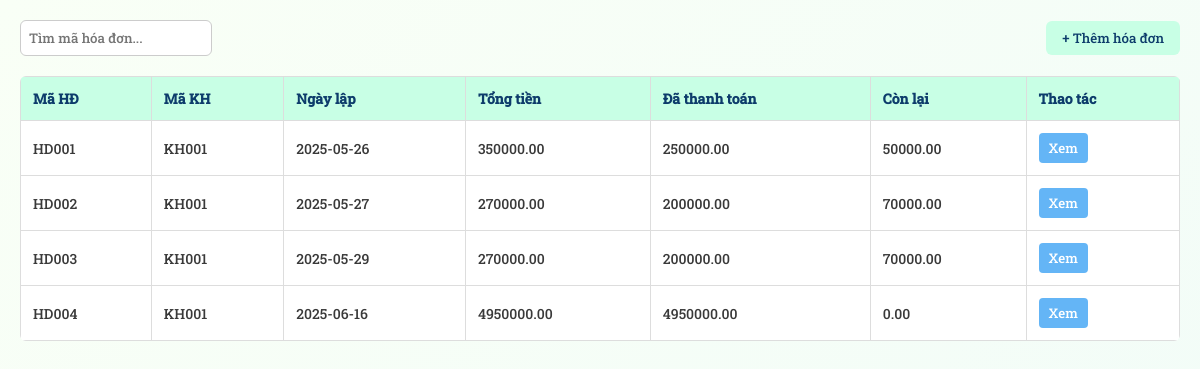
/admin/Order/orders.php (signed in), run on an earlier commit of the app's database.
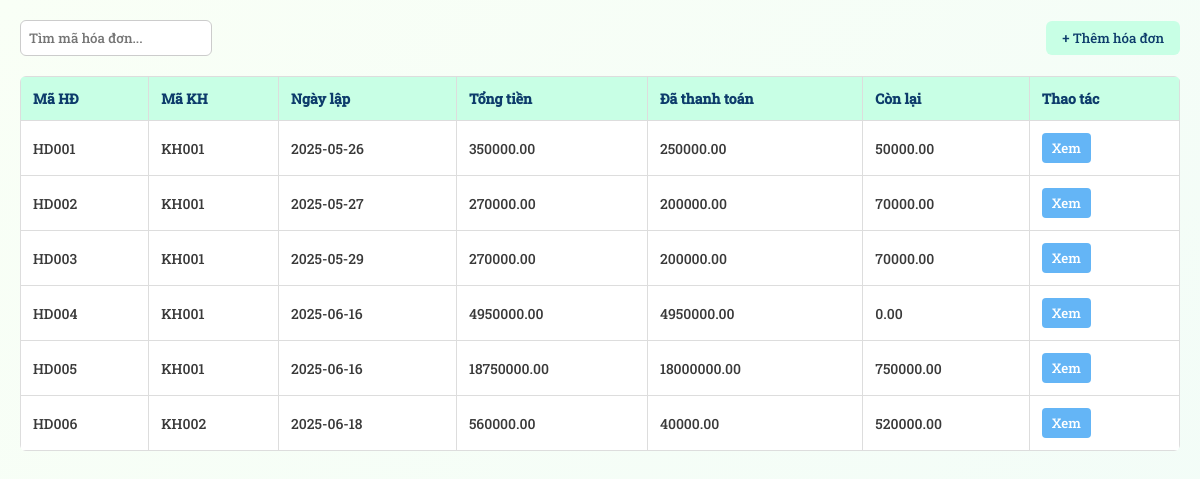
And on a later commit of the database.
### tables this page shows
CREATE TABLE `hoadon` (
  `MaHD` varchar(10) NOT NULL,
  `MaKH` varchar(10) NOT NULL,
  `NgayLap` date NOT NULL DEFAULT curdate(),
  `TongTien` decimal(20,2) NOT NULL,
  `TienTra` decimal(20,2) NOT NULL,
  `TienNo` decimal(20,2) NOT NULL
);

### admin/Order/orders.php (the view, shortened to what this page needs)
<?php
include __DIR__ . '/../../connect.php';
$result = $mysqli->query("SELECT * FROM hoadon");
?>
<!DOCTYPE html>
<html lang="vi">
<head>
  <link rel="stylesheet" href="https://cdn.jsdelivr.net/npm/choices.js/public/assets/styles/choices.min.css">
  <link rel="stylesheet" href="../../assets/style.css" type="text/css">
</head>
<body>
  <div class="main-content">
    <div class="header">
      <div class="search-filter">
        <input type="text" id="timMaHD" name="mahd" placeholder="Tìm mã hóa đơn...">
      </div>
      <button class="add-button" onclick="createNewOrder()">+ Thêm hóa đơn</button>
    </div>
    <table id="orderTable">
      <thead>
        <tr>
          <th>Mã HĐ</th>
          <th>Mã KH</th>
          <th>Ngày lập</th>
          <th>Tổng tiền</th>
          <th>Đã thanh toán</th>
          <th>Còn lại</th>
          <th>Thao tác</th>
        </tr>
      </thead>
      <tbody>
        <?php while($theOrder = $result->fetch_assoc()): ?>
        <tr>
          <td><?= htmlspecialchars($theOrder['MaHD']) ?></td>
          <td><?= htmlspecialchars($theOrder['MaKH']) ?></td>
          <td><?= htmlspecialchars($theOrder['NgayLap']) ?></td>
          <td><?= htmlspecialchars($theOrder['TongTien']) ?></td>
          <td><?= htmlspecialchars($theOrder['TienTra']) ?></td>
          <td><?= htmlspecialchars($theOrder['TienNo']) ?></td>
          <td class="action-buttons">
            <button class="view-btn" onclick="openOrderForm('<?= $theOrder['MaHD'] ?>', '<?= $theOrder['MaKH'] ?>')">Xem</button>
          </td>
        </tr>
        <?php endwhile; ?>
      </tbody>
    </table>
  </div>
</body>
</html>

### assets/style.css (style rules this page uses)
* { margin: 0; padding: 0; box-sizing: border-box; }
body { color: #393939; font-family: fontweb; font-size: 14px; background-color: #ffffff; }
.main-content { flex: 1; overflow-y: hidden; }

### admin/Order/orders.php (style rules this page uses)
* { box-sizing: border-box; margin: 0; padding: 0; }
body { background: linear-gradient(135deg, #f9fff6, #edfaf9, #d8ddd3); background-size: 400% 400%; animation: gradientShift 15s ease infinite; }
.main-content { padding: 20px; }
.header { display: flex; justify-content: space-between; align-items: center; margin-bottom: 20px; }
.search-filter { display: flex; gap: 10px; }
.search-filter input { font-family: fontweb; padding: 8px; border: 1px solid #ccc; border-radius: 6px; transition: all 0.25s ease; }
.add-button { background-color: #c8ffe5; font-family: fontweb; color: #0d3c6b; padding: 8px 16px; border: none; border-radius: 6px; cursor: pointer; font-weight: 500; transition: all 0.2s ease; }
button { position: relative; overflow: hidden; }
table { width: 100%; border-collapse: collapse; background-color: white; border-radius: 6px; overflow: hidden; }
th, td { border: 1px solid #ddd; padding: 12px; text-align: left; }
th { background-color: #c8ffe5; color: #0d3c6b; }
tbody tr { transition: transform 0.2s ease, background-color 0.2s ease; }
.action-buttons button { margin-right: 5px; padding: 6px 10px; border: none; border-radius: 4px; cursor: pointer; font-family: fontweb; transition: all 0.2s ease; }
.view-btn { background-color: #64b5f6; color: white; }

What changed in the data, as far as the page shows it:
added hoadon: MaHD "HD005", MaKH "KH001", NgayLap "2025-06-16", TongTien "18750000.00", TienTra "18000000.00", TienNo "750000.00"
added hoadon: MaHD "HD006", MaKH "KH002", NgayLap "2025-06-18", TongTien "560000.00", TienTra "40000.00", TienNo "520000.00"
